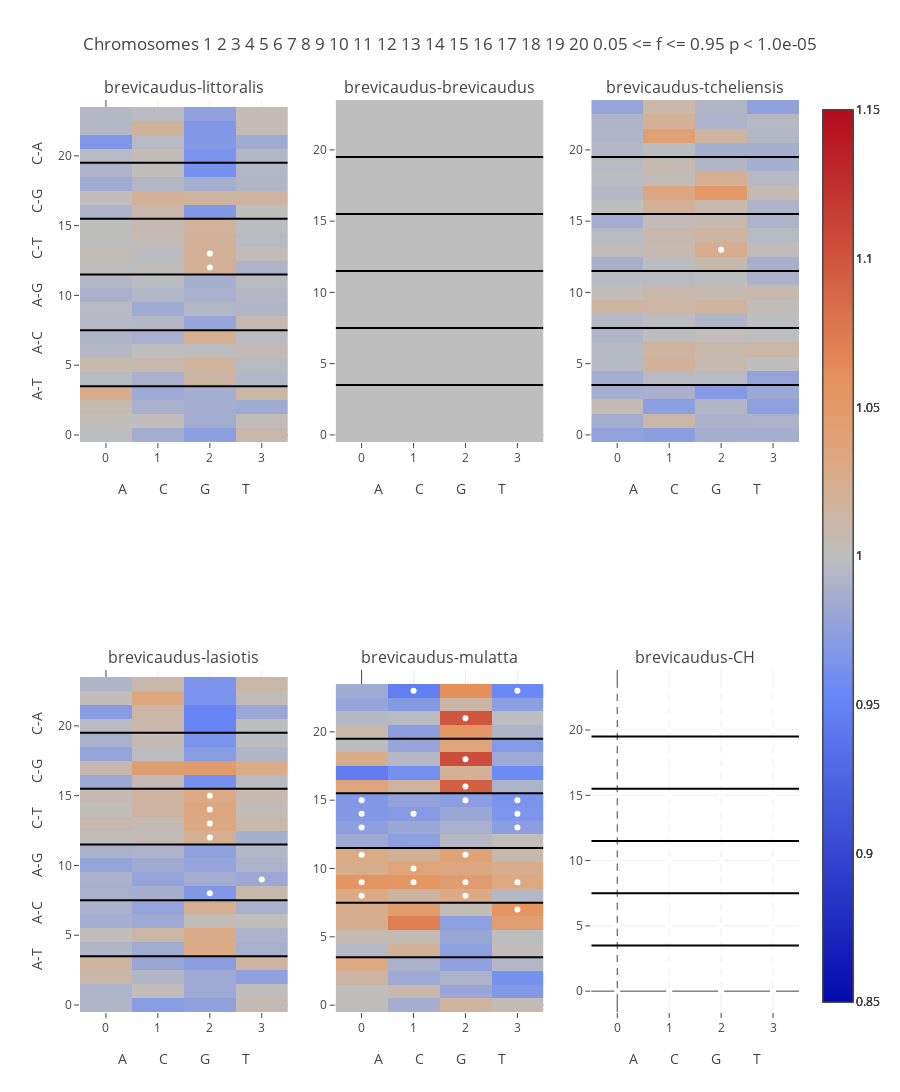

Notebook source saved alongside this figure:
### Markdown cell above
## Plot

### Code cell
from plotly.subplots import make_subplots
from plotly import tools

titles= pop_pair_names

Ncols= 3
Nrows= int(len(titles) / float(Ncols)) + (len(titles) % Ncols > 0)

fig_subplots = tools.make_subplots(rows= Nrows, cols=Ncols,
                             subplot_titles=tuple(titles))

#####
for gp in range(len(titles)):

    pos1= int(float(gp) / Ncols) + 1
    pos2= gp - (pos1-1)*Ncols + 1

    title= titles[gp]
    
    ####
    sig_idx= gp
    fig = [go.Heatmap(
        z= [list(x) for x in ratio_grids[sig_idx]],
        zmin= 0.85,
        zmax= 1.15,
        text= labels,
        type = 'heatmap'
    )]

    sig_fig= significant_indices[sig_idx]


    if sum([len(x) for x in sig_fig]):

        fig.append(go.Scatter(x= [int(x) for x in sig_fig[0]], y= [int(x) for x in sig_fig[1]],
         mode='markers',line =dict(color='white',width=3),showlegend= False))
    
    for line in range(1,6):
        fig.append(go.Scatter(x= [-.5,3.5], y= [-.5 + 4 * line] * 2,
             mode='lines',line =dict(color='black',width=2),showlegend= False))
    
    ####

    for trace1 in fig:
        
        fig_subplots.append_trace(trace1, pos1, pos2)
    
    if pos2 == 1:
        fig_subplots.update_yaxes(range=[-.5, 24], row=pos1, col=pos2,
                                  title= 'A-T{}A-C{}A-G{}C-T{}C-G{}C-A'.format(*['\t'*6]*5))
    
    fig_subplots.update_xaxes(title= 'A{}C{}G{}T'.format(*['\t'*8]*3))
        #fig_subplots['layout'].update(height= 700,width= 450)


layout= go.Layout(
        xaxis=dict(range=[1.5, 4.5]),
        yaxis=dict(range=[1.5, 4.5])
)

fig= go.Figure(data=fig_subplots, layout=layout)
fig["layout"].update(yaxis=dict(range=[-.5,24]))
fig['layout'].update(height= Nrows * 550,width= 900)
fig['layout'].update(title= plot_title)
iplot(fig)

### Figure 1 — Plotly figure (JSON) as saved in the notebook; plotly's stock layout.template omitted (floating-point values rounded to 4 significant figures)
{"data": [{"text": [["AAA_T", "AAC_T", "AAG_T", "AAT_T"], ["CAA_T", "CAC_T", "CAG_T", "CAT_T"], ["GAA_T", "GAC_T", "GAG_T", "GAT_T"], ["TAA_T", "TAC_T", "TAG_T", "TAT_T"], ["AAA_C", "AAC_C", "AAG_C", "AAT_C"], ["CAA_C", "CAC_C", "CAG_C", "CAT_C"], ["GAA_C", "GAC_C", "GAG_C", "GAT_C"], ["TAA_C", "TAC_C", "TAG_C", "TAT_C"], ["AAA_G", "AAC_G", "AAG_G", "AAT_G"], ["CAA_G", "CAC_G", "CAG_G", "CAT_G"], ["GAA_G", "GAC_G", "GAG_G", "GAT_G"], ["TAA_G", "TAC_G", "TAG_G", "TAT_G"], ["ACA_T", "ACC_T", "ACG_T", "ACT_T"], ["CCA_T", "CCC_T", "CCG_T", "CCT_T"], ["GCA_T", "GCC_T", "GCG_T", "GCT_T"], ["TCA_T", "TCC_T", "TCG_T", "TCT_T"], ["ACA_G", "ACC_G", "ACG_G", "ACT_G"], ["CCA_G", "CCC_G", "CCG_G", "CCT_G"], ["GCA_G", "GCC_G", "GCG_G", "GCT_G"], ["TCA_G", "TCC_G", "TCG_G", "TCT_G"], ["ACA_A", "ACC_A", "ACG_A", "ACT_A"], ["CCA_A", "CCC_A", "CCG_A", "CCT_A"], ["GCA_A", "GCC_A", "GCG_A", "GCT_A"], ["TCA_A", "TCC_A", "TCG_A", "TCT_A"]], "type": "heatmap", "uid": "28e3512f-f7c7-4ebb-af7a-def06c32e573", "xaxis": "x", "yaxis": "y", "z": [[0.9988, 0.9856, 0.9733, 1.01], [1.001, 1.002, 0.9859, 1.003], [1.008, 0.9892, 0.9868, 0.9839], [1.025, 0.9827, 0.9869, 1.012], [0.9968, 0.9889, 1.015, 0.9935], [1.008, 1.009, 1.017, 0.9968], [0.9952, 1.0, 0.9988, 1.006], [0.9922, 0.9884, 1.023, 0.9976], [0.9956, 0.9948, 0.979, 1.007], [0.9964, 0.9837, 0.9937, 0.9927], [0.9886, 0.9937, 0.989, 0.9953], [0.9941, 0.9982, 0.9876, 0.9974], [1.001, 1.001, 1.021, 0.9904], [1.004, 0.9985, 1.02, 1.004], [1.0, 1.004, 1.02, 0.9969], [0.9999, 1.007, 1.019, 0.9984], [0.9903, 1.01, 0.9688, 1.0], [1.002, 1.02, 1.016, 1.016], [0.984, 0.9942, 0.9862, 0.9924], [0.9911, 1.001, 0.9622, 0.9934], [0.9964, 1.004, 0.9633, 0.9945], [0.9664, 0.9962, 0.9688, 0.984], [0.9941, 1.017, 0.968, 1.005], [0.9946, 0.9979, 0.9757, 1.005]], "zmax": 1.15, "zmin": 0.85}, {"line": {"color": "white", "width": 3}, "mode": "markers", "showlegend": false, "type": "scatter", "uid": "d7de05a4-3379-497f-836c-1b6f8b415f52", "x": [2, 2], "xaxis": "x", "y": [12, 13], "yaxis": "y"}, {"line": {"color": "black", "width": 2}, "mode": "lines", "showlegend": false, "type": "scatter", "uid": "9d841e98-844d-4d4b-b2b2-579a22b1dcc7", "x": [-0.5, 3.5], "xaxis": "x", "y": [3.5, 3.5], "yaxis": "y"}, {"line": {"color": "black", "width": 2}, "mode": "lines", "showlegend": false, "type": "scatter", "uid": "4100b2c3-407d-4fb9-9083-03341e744522", "x": [-0.5, 3.5], "xaxis": "x", "y": [7.5, 7.5], "yaxis": "y"}, {"line": {"color": "black", "width": 2}, "mode": "lines", "showlegend": false, "type": "scatter", "uid": "bdb59794-e537-4db6-b992-5c75464c7d01", "x": [-0.5, 3.5], "xaxis": "x", "y": [11.5, 11.5], "yaxis": "y"}, {"line": {"color": "black", "width": 2}, "mode": "lines", "showlegend": false, "type": "scatter", "uid": "e9bc4d41-8b32-4607-aacf-87782e4912ae", "x": [-0.5, 3.5], "xaxis": "x", "y": [15.5, 15.5], "yaxis": "y"}, {"line": {"color": "black", "width": 2}, "mode": "lines", "showlegend": false, "type": "scatter", "uid": "abee8ae9-ab0a-4bcb-8ba8-e3f8fd8c5882", "x": [-0.5, 3.5], "xaxis": "x", "y": [19.5, 19.5], "yaxis": "y"}, {"text": [["AAA_T", "AAC_T", "AAG_T", "AAT_T"], ["CAA_T", "CAC_T", "CAG_T", "CAT_T"], ["GAA_T", "GAC_T", "GAG_T", "GAT_T"], ["TAA_T", "TAC_T", "TAG_T", "TAT_T"], ["AAA_C", "AAC_C", "AAG_C", "AAT_C"], ["CAA_C", "CAC_C", "CAG_C", "CAT_C"], ["GAA_C", "GAC_C", "GAG_C", "GAT_C"], ["TAA_C", "TAC_C", "TAG_C", "TAT_C"], ["AAA_G", "AAC_G", "AAG_G", "AAT_G"], ["CAA_G", "CAC_G", "CAG_G", "CAT_G"], ["GAA_G", "GAC_G", "GAG_G", "GAT_G"], ["TAA_G", "TAC_G", "TAG_G", "TAT_G"], ["ACA_T", "ACC_T", "ACG_T", "ACT_T"], ["CCA_T", "CCC_T", "CCG_T", "CCT_T"], ["GCA_T", "GCC_T", "GCG_T", "GCT_T"], ["TCA_T", "TCC_T", "TCG_T", "TCT_T"], ["ACA_G", "ACC_G", "ACG_G", "ACT_G"], ["CCA_G", "CCC_G", "CCG_G", "CCT_G"], ["GCA_G", "GCC_G", "GCG_G", "GCT_G"], ["TCA_G", "TCC_G", "TCG_G", "TCT_G"], ["ACA_A", "ACC_A", "ACG_A", "ACT_A"], ["CCA_A", "CCC_A", "CCG_A", "CCT_A"], ["GCA_A", "GCC_A", "GCG_A", "GCT_A"], ["TCA_A", "TCC_A", "TCG_A", "TCT_A"]], "type": "heatmap", "uid": "ba5918ce-ec6e-46f9-91e0-5d60998d9cb0", "xaxis": "x2", "yaxis": "y2", "z": [[1, 1, 1, 1], [1, 1, 1, 1], [1, 1, 1, 1], [1, 1, 1, 1], [1, 1, 1, 1], [1, 1, 1, 1], [1, 1, 1, 1], [1, 1, 1, 1], [1, 1, 1, 1], [1, 1, 1, 1], [1, 1, 1, 1], [1, 1, 1, 1], [1, 1, 1, 1], [1, 1, 1, 1], [1, 1, 1, 1], [1, 1, 1, 1], [1, 1, 1, 1], [1, 1, 1, 1], [1, 1, 1, 1], [1, 1, 1, 1], [1, 1, 1, 1], [1, 1, 1, 1], [1, 1, 1, 1], [1, 1, 1, 1]], "zmax": 1.15, "zmin": 0.85}, {"line": {"color": "black", "width": 2}, "mode": "lines", "showlegend": false, "type": "scatter", "uid": "d28a955f-b9c0-4f37-83fb-267f98c928fe", "x": [-0.5, 3.5], "xaxis": "x2", "y": [3.5, 3.5], "yaxis": "y2"}, {"line": {"color": "black", "width": 2}, "mode": "lines", "showlegend": false, "type": "scatter", "uid": "946290a5-5a4a-4a7b-8f9f-f87aa279a090", "x": [-0.5, 3.5], "xaxis": "x2", "y": [7.5, 7.5], "yaxis": "y2"}, {"line": {"color": "black", "width": 2}, "mode": "lines", "showlegend": false, "type": "scatter", "uid": "669d31e7-f593-4fec-b637-dd9c0b431e67", "x": [-0.5, 3.5], "xaxis": "x2", "y": [11.5, 11.5], "yaxis": "y2"}, {"line": {"color": "black", "width": 2}, "mode": "lines", "showlegend": false, "type": "scatter", "uid": "d0d08e58-cc02-4370-a063-7a435d5f62ad", "x": [-0.5, 3.5], "xaxis": "x2", "y": [15.5, 15.5], "yaxis": "y2"}, {"line": {"color": "black", "width": 2}, "mode": "lines", "showlegend": false, "type": "scatter", "uid": "c65570ca-ae7e-4ac7-b6f6-d8309e803f45", "x": [-0.5, 3.5], "xaxis": "x2", "y": [19.5, 19.5], "yaxis": "y2"}, {"text": [["AAA_T", "AAC_T", "AAG_T", "AAT_T"], ["CAA_T", "CAC_T", "CAG_T", "CAT_T"], ["GAA_T", "GAC_T", "GAG_T", "GAT_T"], ["TAA_T", "TAC_T", "TAG_T", "TAT_T"], ["AAA_C", "AAC_C", "AAG_C", "AAT_C"], ["CAA_C", "CAC_C", "CAG_C", "CAT_C"], ["GAA_C", "GAC_C", "GAG_C", "GAT_C"], ["TAA_C", "TAC_C", "TAG_C", "TAT_C"], ["AAA_G", "AAC_G", "AAG_G", "AAT_G"], ["CAA_G", "CAC_G", "CAG_G", "CAT_G"], ["GAA_G", "GAC_G", "GAG_G", "GAT_G"], ["TAA_G", "TAC_G", "TAG_G", "TAT_G"], ["ACA_T", "ACC_T", "ACG_T", "ACT_T"], ["CCA_T", "CCC_T", "CCG_T", "CCT_T"], ["GCA_T", "GCC_T", "GCG_T", "GCT_T"], ["TCA_T", "TCC_T", "TCG_T", "TCT_T"], ["ACA_G", "ACC_G", "ACG_G", "ACT_G"], ["CCA_G", "CCC_G", "CCG_G", "CCT_G"], ["GCA_G", "GCC_G", "GCG_G", "GCT_G"], ["TCA_G", "TCC_G", "TCG_G", "TCT_G"], ["ACA_A", "ACC_A", "ACG_A", "ACT_A"], ["CCA_A", "CCC_A", "CCG_A", "CCT_A"], ["GCA_A", "GCC_A", "GCG_A", "GCT_A"], ["TCA_A", "TCC_A", "TCG_A", "TCT_A"]], "type": "heatmap", "uid": "29dffc7b-3612-4d86-b944-2eef3f9ba0ef", "xaxis": "x3", "yaxis": "y3", "z": [[0.976, 0.9728, 0.9876, 0.9869], [0.9854, 1.012, 0.9902, 0.9904], [1.006, 0.9734, 0.993, 0.9741], [0.9865, 0.9883, 0.9697, 0.9812], [0.9864, 0.9967, 0.9963, 0.9775], [0.9953, 1.018, 1.008, 1.0], [0.9957, 1.015, 1.009, 1.012], [0.9928, 0.9989, 1.002, 0.9999], [0.9948, 0.9987, 0.9927, 0.9996], [1.015, 1.014, 1.017, 1.003], [1.002, 1.01, 1.006, 1.009], [0.9975, 0.9969, 0.999, 0.9902], [0.9884, 0.998, 1.009, 0.9877], [1.002, 1.008, 1.025, 1.003], [0.9966, 1.009, 1.015, 0.9965], [0.9852, 1.005, 1.006, 0.9907], [0.9998, 1.02, 1.009, 0.9907], [0.9952, 1.032, 1.05, 1.007], [0.9983, 1.003, 1.024, 0.9956], [0.996, 1.006, 0.9928, 0.9877], [0.994, 0.9981, 0.9871, 0.987], [0.9926, 1.042, 1.015, 0.9943], [0.9919, 1.021, 0.9907, 0.9958], [0.9794, 1.011, 0.9933, 0.9757]], "zmax": 1.15, "zmin": 0.85}, {"line": {"color": "white", "width": 3}, "mode": "markers", "showlegend": false, "type": "scatter", "uid": "7a27c69c-a9ea-4f95-af82-fbbcd36beddb", "x": [2], "xaxis": "x3", "y": [13], "yaxis": "y3"}, {"line": {"color": "black", "width": 2}, "mode": "lines", "showlegend": false, "type": "scatter", "uid": "e0c913d2-4dab-445d-8e07-c320d0681473", "x": [-0.5, 3.5], "xaxis": "x3", "y": [3.5, 3.5], "yaxis": "y3"}, {"line": {"color": "black", "width": 2}, "mode": "lines", "showlegend": false, "type": "scatter", "uid": "45e0b654-61d5-411d-9eda-c8b35e5afe78", "x": [-0.5, 3.5], "xaxis": "x3", "y": [7.5, 7.5], "yaxis": "y3"}, {"line": {"color": "black", "width": 2}, "mode": "lines", "showlegend": false, "type": "scatter", "uid": "4d5fe2dc-1f6b-42bc-a9e9-3e8401f88d6b", "x": [-0.5, 3.5], "xaxis": "x3", "y": [11.5, 11.5], "yaxis": "y3"}, {"line": {"color": "black", "width": 2}, "mode": "lines", "showlegend": false, "type": "scatter", "uid": "7791607b-10fe-48a1-9933-ced1461e7a53", "x": [-0.5, 3.5], "xaxis": "x3", "y": [15.5, 15.5], "yaxis": "y3"}, {"line": {"color": "black", "width": 2}, "mode": "lines", "showlegend": false, "type": "scatter", "uid": "014ed973-8d80-4de2-8548-7d6190f9aec4", "x": [-0.5, 3.5], "xaxis": "x3", "y": [19.5, 19.5], "yaxis": "y3"}, {"text": [["AAA_T", "AAC_T", "AAG_T", "AAT_T"], ["CAA_T", "CAC_T", "CAG_T", "CAT_T"], ["GAA_T", "GAC_T", "GAG_T", "GAT_T"], ["TAA_T", "TAC_T", "TAG_T", "TAT_T"], ["AAA_C", "AAC_C", "AAG_C", "AAT_C"], ["CAA_C", "CAC_C", "CAG_C", "CAT_C"], ["GAA_C", "GAC_C", "GAG_C", "GAT_C"], ["TAA_C", "TAC_C", "TAG_C", "TAT_C"], ["AAA_G", "AAC_G", "AAG_G", "AAT_G"], ["CAA_G", "CAC_G", "CAG_G", "CAT_G"], ["GAA_G", "GAC_G", "GAG_G", "GAT_G"], ["TAA_G", "TAC_G", "TAG_G", "TAT_G"], ["ACA_T", "ACC_T", "ACG_T", "ACT_T"], ["CCA_T", "CCC_T", "CCG_T", "CCT_T"], ["GCA_T", "GCC_T", "GCG_T", "GCT_T"], ["TCA_T", "TCC_T", "TCG_T", "TCT_T"], ["ACA_G", "ACC_G", "ACG_G", "ACT_G"], ["CCA_G", "CCC_G", "CCG_G", "CCT_G"], ["GCA_G", "GCC_G", "GCG_G", "GCT_G"], ["TCA_G", "TCC_G", "TCG_G", "TCT_G"], ["ACA_A", "ACC_A", "ACG_A", "ACT_A"], ["CCA_A", "CCC_A", "CCG_A", "CCT_A"], ["GCA_A", "GCC_A", "GCG_A", "GCT_A"], ["TCA_A", "TCC_A", "TCG_A", "TCT_A"]], "type": "heatmap", "uid": "180611e9-34d0-4061-bdcc-68bb27eb1a24", "xaxis": "x4", "yaxis": "y4", "z": [[0.9926, 0.9718, 0.9753, 1.006], [0.9913, 1.002, 0.9829, 1.0], [1.012, 0.9932, 0.983, 0.9757], [1.016, 0.9803, 0.9728, 1.015], [0.9931, 0.9846, 1.029, 0.9884], [1.002, 1.012, 1.027, 0.9905], [0.9861, 0.9831, 1.005, 1.002], [0.9886, 0.9774, 1.024, 0.989], [0.9882, 0.9873, 0.9675, 1.009], [0.9898, 0.9775, 0.9858, 0.9823], [0.9768, 0.984, 0.9778, 0.9904], [0.9894, 0.9904, 0.9753, 0.9941], [1.002, 1.005, 1.023, 0.9873], [1.008, 1.005, 1.031, 1.009], [1.002, 1.016, 1.035, 1.004], [1.006, 1.015, 1.029, 1.007], [0.9818, 1.006, 0.961, 0.9973], [1.008, 1.043, 1.047, 1.028], [0.9781, 0.9993, 0.9718, 0.9928], [0.9885, 1.006, 0.9641, 0.998], [0.9974, 1.01, 0.9506, 0.999], [0.971, 1.013, 0.9505, 0.9815], [1.003, 1.034, 0.9638, 1.003], [0.9922, 1.009, 0.9646, 1.012]], "zmax": 1.15, "zmin": 0.85}, {"line": {"color": "white", "width": 3}, "mode": "markers", "showlegend": false, "type": "scatter", "uid": "b73591f8-6774-4128-a874-c562527a048b", "x": [2, 3, 2, 2, 2, 2], "xaxis": "x4", "y": [8, 9, 12, 13, 14, 15], "yaxis": "y4"}, {"line": {"color": "black", "width": 2}, "mode": "lines", "showlegend": false, "type": "scatter", "uid": "c89064ba-befb-41fe-ac35-ba67c9579094", "x": [-0.5, 3.5], "xaxis": "x4", "y": [3.5, 3.5], "yaxis": "y4"}, {"line": {"color": "black", "width": 2}, "mode": "lines", "showlegend": false, "type": "scatter", "uid": "716ac13e-e3d2-4ed9-b7ad-fc66ff6c09c1", "x": [-0.5, 3.5], "xaxis": "x4", "y": [7.5, 7.5], "yaxis": "y4"}, {"line": {"color": "black", "width": 2}, "mode": "lines", "showlegend": false, "type": "scatter", "uid": "60bd5c76-7d11-467b-8d81-a752e5203e1e", "x": [-0.5, 3.5], "xaxis": "x4", "y": [11.5, 11.5], "yaxis": "y4"}, {"line": {"color": "black", "width": 2}, "mode": "lines", "showlegend": false, "type": "scatter", "uid": "acf3b7a9-5cca-4b5b-9779-2847695f5556", "x": [-0.5, 3.5], "xaxis": "x4", "y": [15.5, 15.5], "yaxis": "y4"}, {"line": {"color": "black", "width": 2}, "mode": "lines", "showlegend": false, "type": "scatter", "uid": "7b1a39fe-b1c1-4db3-ac85-ee82d10fe4a6", "x": [-0.5, 3.5], "xaxis": "x4", "y": [19.5, 19.5], "yaxis": "y4"}, {"text": [["AAA_T", "AAC_T", "AAG_T", "AAT_T"], ["CAA_T", "CAC_T", "CAG_T", "CAT_T"], ["GAA_T", "GAC_T", "GAG_T", "GAT_T"], ["TAA_T", "TAC_T", "TAG_T", "TAT_T"], ["AAA_C", "AAC_C", "AAG_C", "AAT_C"], ["CAA_C", "CAC_C", "CAG_C", "CAT_C"], ["GAA_C", "GAC_C", "GAG_C", "GAT_C"], ["TAA_C", "TAC_C", "TAG_C", "TAT_C"], ["AAA_G", "AAC_G", "AAG_G", "AAT_G"], ["CAA_G", "CAC_G", "CAG_G", "CAT_G"], ["GAA_G", "GAC_G", "GAG_G", "GAT_G"], ["TAA_G", "TAC_G", "TAG_G", "TAT_G"], ["ACA_T", "ACC_T", "ACG_T", "ACT_T"], ["CCA_T", "CCC_T", "CCG_T", "CCT_T"], ["GCA_T", "GCC_T", "GCG_T", "GCT_T"], ["TCA_T", "TCC_T", "TCG_T", "TCT_T"], ["ACA_G", "ACC_G", "ACG_G", "ACT_G"], ["CCA_G", "CCC_G", "CCG_G", "CCT_G"], ["GCA_G", "GCC_G", "GCG_G", "GCT_G"], ["TCA_G", "TCC_G", "TCG_G", "TCT_G"], ["ACA_A", "ACC_A", "ACG_A", "ACT_A"], ["CCA_A", "CCC_A", "CCG_A", "CCT_A"], ["GCA_A", "GCC_A", "GCG_A", "GCT_A"], ["TCA_A", "TCC_A", "TCG_A", "TCT_A"]], "type": "heatmap", "uid": "6cf0cbe1-5492-48de-b9ab-fea6479a88f2", "xaxis": "x5", "yaxis": "y5", "z": [[1.001, 0.9872, 1.015, 1.004], [1.0, 1.01, 0.98, 0.968], [1.015, 0.9829, 0.9909, 0.9622], [1.031, 0.9895, 0.9753, 0.9934], [0.9957, 1.019, 0.9746, 1.003], [1.006, 1.007, 0.9801, 0.9991], [1.024, 1.072, 0.9743, 1.043], [1.025, 1.046, 1.004, 1.055], [1.029, 1.015, 1.03, 0.9949], [1.055, 1.054, 1.045, 1.031], [1.026, 1.038, 1.032, 1.025], [1.029, 1.02, 1.04, 1.009], [0.9829, 0.9742, 0.9956, 1.002], [0.9737, 0.981, 0.9881, 0.9728], [0.9689, 0.97, 0.9814, 0.9652], [0.9671, 0.9773, 0.9726, 0.9634], [1.036, 1.017, 1.093, 0.991], [0.9445, 0.9611, 1.02, 0.9565], [1.027, 0.9941, 1.105, 0.9827], [0.9981, 0.9792, 1.037, 0.9695], [1.009, 0.9732, 1.053, 0.992], [0.9946, 0.9968, 1.1, 0.9993], [0.9788, 0.9698, 1.013, 0.9733], [0.9836, 0.947, 1.061, 0.9549]], "zmax": 1.15, "zmin": 0.85}, {"line": {"color": "white", "width": 3}, "mode": "markers", "showlegend": false, "type": "scatter", "uid": "36ce5be2-7ea4-47ea-ab46-752c1379320c", "x": [3, 0, 2, 0, 1, 2, 3, 1, 0, 2, 0, 3, 0, 1, 3, 0, 2, 3, 2, 2, 2, 1, 3], "xaxis": "x5", "y": [7, 8, 8, 9, 9, 9, 9, 10, 11, 11, 13, 13, 14, 14, 14, 15, 15, 15, 16, 18, 21, 23, 23], "yaxis": "y5"}, {"line": {"color": "black", "width": 2}, "mode": "lines", "showlegend": false, "type": "scatter", "uid": "e3802fe7-7e57-4833-94c5-b87ae76ae44a", "x": [-0.5, 3.5], "xaxis": "x5", "y": [3.5, 3.5], "yaxis": "y5"}, {"line": {"color": "black", "width": 2}, "mode": "lines", "showlegend": false, "type": "scatter", "uid": "f49f3cf5-7086-4355-b0ec-1b045bf37186", "x": [-0.5, 3.5], "xaxis": "x5", "y": [7.5, 7.5], "yaxis": "y5"}, {"line": {"color": "black", "width": 2}, "mode": "lines", "showlegend": false, "type": "scatter", "uid": "0ca957dc-d275-4355-a100-6fd4842bbeb4", "x": [-0.5, 3.5], "xaxis": "x5", "y": [11.5, 11.5], "yaxis": "y5"}, {"line": {"color": "black", "width": 2}, "mode": "lines", "showlegend": false, "type": "scatter", "uid": "bb7daafb-0e7f-4126-9f2c-95b3e016d124", "x": [-0.5, 3.5], "xaxis": "x5", "y": [15.5, 15.5], "yaxis": "y5"}, {"line": {"color": "black", "width": 2}, "mode": "lines", "showlegend": false, "type": "scatter", "uid": "df016fd0-4295-4312-91b2-da0c194e203d", "x": [-0.5, 3.5], "xaxis": "x5", "y": [19.5, 19.5], "yaxis": "y5"}, {"text": [["AAA_T", "AAC_T", "AAG_T", "AAT_T"], ["CAA_T", "CAC_T", "CAG_T", "CAT_T"], ["GAA_T", "GAC_T", "GAG_T", "GAT_T"], ["TAA_T", "TAC_T", "TAG_T", "TAT_T"], ["AAA_C", "AAC_C", "AAG_C", "AAT_C"], ["CAA_C", "CAC_C", "CAG_C", "CAT_C"], ["GAA_C", "GAC_C", "GAG_C", "GAT_C"], ["TAA_C", "TAC_C", "TAG_C", "TAT_C"], ["AAA_G", "AAC_G", "AAG_G", "AAT_G"], ["CAA_G", "CAC_G", "CAG_G", "CAT_G"], ["GAA_G", "GAC_G", "GAG_G", "GAT_G"], ["TAA_G", "TAC_G", "TAG_G", "TAT_G"], ["ACA_T", "ACC_T", "ACG_T", "ACT_T"], ["CCA_T", "CCC_T", "CCG_T", "CCT_T"], ["GCA_T", "GCC_T", "GCG_T", "GCT_T"], ["TCA_T", "TCC_T", "TCG_T", "TCT_T"], ["ACA_G", "ACC_G", "ACG_G", "ACT_G"], ["CCA_G", "CCC_G", "CCG_G", "CCT_G"], ["GCA_G", "GCC_G", "GCG_G", "GCT_G"], ["TCA_G", "TCC_G", "TCG_G", "TCT_G"], ["ACA_A", "ACC_A", "ACG_A", "ACT_A"], ["CCA_A", "CCC_A", "CCG_A", "CCT_A"], ["GCA_A", "GCC_A", "GCG_A", "GCT_A"], ["TCA_A", "TCC_A", "TCG_A", "TCT_A"]], "type": "heatmap", "uid": "c3f0b793-d66e-48ca-9ea3-4489476f4995", "xaxis": "x6", "yaxis": "y6", "z": [[null, null, null, null], [null, null, null, null], [null, null, null, null], [null, null, null, null], [null, null, null, null], [null, null, null, null], [null, null, null, null], [null, null, null, null], [null, null, null, null], [null, null, null, null], [null, null, null, null], [null, null, null, null], [null, null, null, null], [null, null, null, null], [null, null, null, null], [null, null, null, null], [null, null, null, null], [null, null, null, null], [null, null, null, null], [null, null, null, null], [null, null, null, null], [null, null, null, null], [null, null, null, null], [null, null, null, null]], "zmax": 1.15, "zmin": 0.85}, {"line": {"color": "white", "width": 3}, "mode": "markers", "showlegend": false, "type": "scatter", "uid": "b9139487-6628-44a8-be89-fefa2b409c17", "x": [0, 1, 2, 3, 0, 1, 2, 3, 0, 1, 2, 3, 0, 1, 2, 3, 0, 1, 2, 3, 0, 1, 2, 3, 0, 1, 2, 3, 0, 1, 2, 3, 0, 1, 2, 3, 0, 1, 2, 3, 0, 1, 2, 3, 0, 1, 2, 3, 0, 1, 2, 3, 0, 1, 2, 3, 0, 1, 2, 3, 0, 1, 2, 3, 0, 1, 2, 3, 0, 1, 2, 3, 0, 1, 2, 3, 0, 1, 2, 3, 0, 1, 2, 3, 0, 1, 2, 3, 0, 1, 2, 3, 0, 1, 2, 3], "xaxis": "x6", "y": [0, 0, 0, 0, 1, 1, 1, 1, 2, 2, 2, 2, 3, 3, 3, 3, 4, 4, 4, 4, 5, 5, 5, 5, 6, 6, 6, 6, 7, 7, 7, 7, 8, 8, 8, 8, 9, 9, 9, 9, 10, 10, 10, 10, 11, 11, 11, 11, 12, 12, 12, 12, 13, 13, 13, 13, 14, 14, 14, 14, 15, 15, 15, 15, 16, 16, 16, 16, 17, 17, 17, 17, 18, 18, 18, 18, 19, 19, 19, 19, 20, 20, 20, 20, 21, 21, 21, 21, 22, 22, 22, 22, 23, 23, 23, 23], "yaxis": "y6"}, {"line": {"color": "black", "width": 2}, "mode": "lines", "showlegend": false, "type": "scatter", "uid": "cf1efc37-7a39-41fe-b6b9-a1714e1a9a09", "x": [-0.5, 3.5], "xaxis": "x6", "y": [3.5, 3.5], "yaxis": "y6"}, {"line": {"color": "black", "width": 2}, "mode": "lines", "showlegend": false, "type": "scatter", "uid": "0a5afef2-8c27-46bc-a857-8cc8c61bed68", "x": [-0.5, 3.5], "xaxis": "x6", "y": [7.5, 7.5], "yaxis": "y6"}, {"line": {"color": "black", "width": 2}, "mode": "lines", "showlegend": false, "type": "scatter", "uid": "6f2015d7-054f-45b9-88e1-b66bc9a4e1ce", "x": [-0.5, 3.5], "xaxis": "x6", "y": [11.5, 11.5], "yaxis": "y6"}, {"line": {"color": "black", "width": 2}, "mode": "lines", "showlegend": false, "type": "scatter", "uid": "b0b91051-5ab0-4e73-afb1-86ae0fcfbf0e", "x": [-0.5, 3.5], "xaxis": "x6", "y": [15.5, 15.5], "yaxis": "y6"}, {"line": {"color": "black", "width": 2}, "mode": "lines", "showlegend": false, "type": "scatter", "uid": "8816f5ff-e54c-4c6d-a845-08c0b4eee06a", "x": [-0.5, 3.5], "xaxis": "x6", "y": [19.5, 19.5], "yaxis": "y6"}], "layout": {"annotations": [{"font": {"size": 16}, "showarrow": false, "text": "brevicaudus-littoralis", "x": 0.1444, "xanchor": "center", "xref": "paper", "y": 1, "yanchor": "bottom", "yref": "paper"}, {"font": {"size": 16}, "showarrow": false, "text": "brevicaudus-brevicaudus", "x": 0.5, "xanchor": "center", "xref": "paper", "y": 1, "yanchor": "bottom", "yref": "paper"}, {"font": {"size": 16}, "showarrow": false, "text": "brevicaudus-tcheliensis", "x": 0.8556, "xanchor": "center", "xref": "paper", "y": 1, "yanchor": "bottom", "yref": "paper"}, {"font": {"size": 16}, "showarrow": false, "text": "brevicaudus-lasiotis", "x": 0.1444, "xanchor": "center", "xref": "paper", "y": 0.375, "yanchor": "bottom", "yref": "paper"}, {"font": {"size": 16}, "showarrow": false, "text": "brevicaudus-mulatta", "x": 0.5, "xanchor": "center", "xref": "paper", "y": 0.375, "yanchor": "bottom", "yref": "paper"}, {"font": {"size": 16}, "showarrow": false, "text": "brevicaudus-CH", "x": 0.8556, "xanchor": "center", "xref": "paper", "y": 0.375, "yanchor": "bottom", "yref": "paper"}], "height": 1100, "title": {"text": " Chromosomes 1 2 3 4 5 6 7 8 9 10 11 12 13 14 15 16 17 18 19 20 0.05 <= f <= 0.95 p < 1.0e-05"}, "width": 900, "xaxis": {"anchor": "y", "domain": [0, 0.2889], "title": {"text": "A\t\t\t\t\t\t\t\tC\t\t\t\t\t\t\t\tG\t\t\t\t\t\t\t\tT"}}, "xaxis2": {"anchor": "y2", "domain": [0.3556, 0.6444], "title": {"text": "A\t\t\t\t\t\t\t\tC\t\t\t\t\t\t\t\tG\t\t\t\t\t\t\t\tT"}}, "xaxis3": {"anchor": "y3", "domain": [0.7111, 1], "title": {"text": "A\t\t\t\t\t\t\t\tC\t\t\t\t\t\t\t\tG\t\t\t\t\t\t\t\tT"}}, "xaxis4": {"anchor": "y4", "domain": [0, 0.2889], "title": {"text": "A\t\t\t\t\t\t\t\tC\t\t\t\t\t\t\t\tG\t\t\t\t\t\t\t\tT"}}, "xaxis5": {"anchor": "y5", "domain": [0.3556, 0.6444], "title": {"text": "A\t\t\t\t\t\t\t\tC\t\t\t\t\t\t\t\tG\t\t\t\t\t\t\t\tT"}}, "xaxis6": {"anchor": "y6", "domain": [0.7111, 1], "title": {"text": "A\t\t\t\t\t\t\t\tC\t\t\t\t\t\t\t\tG\t\t\t\t\t\t\t\tT"}}, "yaxis": {"anchor": "x", "domain": [0.625, 1], "range": [-0.5, 24], "title": {"text": "A-T\t\t\t\t\t\tA-C\t\t\t\t\t\tA-G\t\t\t\t\t\tC-T\t\t\t\t\t\tC-G\t\t\t\t\t\tC-A"}}, "yaxis2": {"anchor": "x2", "domain": [0.625, 1]}, "yaxis3": {"anchor": "x3", "domain": [0.625, 1]}, "yaxis4": {"anchor": "x4", "domain": [0, 0.375], "range": [-0.5, 24], "title": {"text": "A-T\t\t\t\t\t\tA-C\t\t\t\t\t\tA-G\t\t\t\t\t\tC-T\t\t\t\t\t\tC-G\t\t\t\t\t\tC-A"}}, "yaxis5": {"anchor": "x5", "domain": [0, 0.375]}, "yaxis6": {"anchor": "x6", "domain": [0, 0.375]}}}
